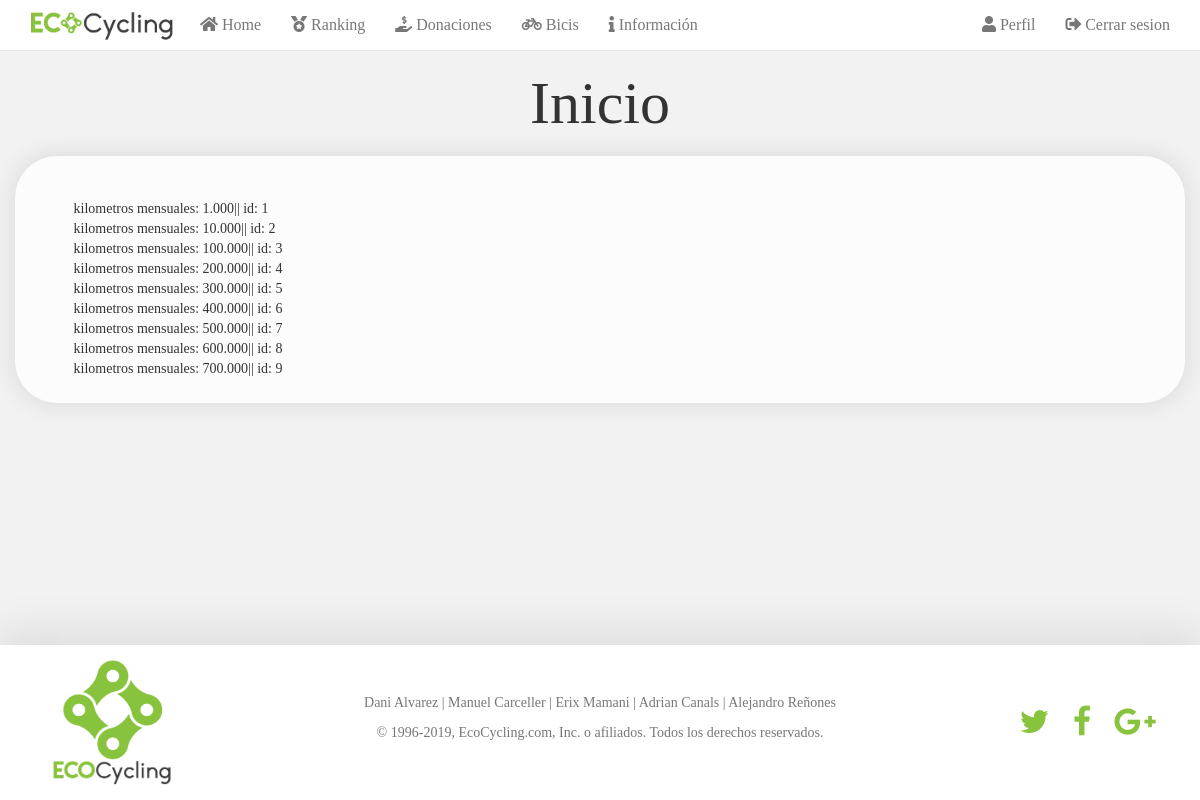
/PaginaWebPhp/consultas.php (signed in), run on the app's committed database.
### tables this page shows
CREATE TABLE IF NOT EXISTS `tbl_historial` (
	`historial_id`			int(11) 								NOT NULL	AUTO_INCREMENT	COMMENT 'pk_historial'	,
	`historial_fechaInicio`	decimal(11,1)							NOT NULL											,
	`historial_fechaFin`	decimal(11,1)							NOT NULL											,
	`historial_kilometros`	decimal(9,3)							NOT NULL											,
	`usuario_id`			int(11)									DEFAULT NULL				COMMENT 'fk_usuario'	,
	`bicicleta_id`			int(11)									DEFAULT NULL				COMMENT 'fk_bicicleta'	,
	PRIMARY KEY	`pk_historial_id`(`historial_id`)
);

### PaginaWebPhp/consultas.php (the view, shortened to what this page needs)
<?php include "assets/php/header.php" ?>
<section>
	<article class="container">
		<div class="row">
			<h1>Inicio</h1>
			<div class="col-md-12 info-container">
				<?php
					$fecha = new DateTime();
					$fecha->modify('last day of this month');
					$ultimoDia = strtotime($fecha->format('Y-m-d H:i:s'));
					$fecha->modify('first day of this month');
					$primerDia = strtotime($fecha->format('Y-m-d H:i:s'));
					$sql2 ="SELECT *, SUM(`tbl_historial`.`historial_kilometros`) AS 'kilometros_mensuales' FROM `tbl_usuario` INNER JOIN `tbl_historial` ON `tbl_usuario`.`usuario_id` = `tbl_historial`.`usuario_id` WHERE `tbl_historial`.`historial_fechaFin` >= $primerDia AND `tbl_historial`.`historial_fechaFin` <= $ultimoDia GROUP BY `tbl_usuario`.`usuario_id`";
					$consulta2=mysqli_query($link, $sql2);
					while ($array2 = mysqli_fetch_array($consulta2)) {
						$kilometros_mensuales = $array2['kilometros_mensuales'];
						$id = $array2['usuario_id'];
						echo "<br>kilometros mensuales: ".$kilometros_mensuales."|| id: ".$id;
					}
				?>
			</div>
		</div>
	</article>
</section>
<?php include "assets/php/footer.php" ?>

### PaginaWebPhp/assets/php/header.php (shortened to what this page needs)
<html>
	<head>
		<link rel="stylesheet" href="https://use.fontawesome.com/releases/v5.7.2/css/all.css">
		<link rel="stylesheet" href="http://cdnjs.cloudflare.com/ajax/libs/font-awesome/4.6.3/css/font-awesome.min.css">
		<link rel="stylesheet" href="https://maxcdn.bootstrapcdn.com/bootstrap/3.3.7/css/bootstrap.min.css">
		<link href="assets/css/estilos.css" rel="stylesheet" type="text/css"/>
		<link href="assets/css/navegador.css" rel="stylesheet" type="text/css"/>
		<link href="assets/css/footer.css" rel="stylesheet" type="text/css"/>
		<link href="assets/css/perfil.css" rel="stylesheet" type="text/css" >
		<link href="assets/css/home.css" rel="stylesheet" type="text/css" >
		<link href="assets/css/rankingStyle.css" rel="stylesheet" type="text/css"/>
		<link href="assets/css/map.css" rel="stylesheet" type="text/css"/>
		<link href='https://api.tiles.mapbox.com/mapbox-gl-js/v0.48.0/mapbox-gl.css' rel='stylesheet' />
		<link rel='stylesheet' href='https://api.mapbox.com/mapbox-gl-js/plugins/mapbox-gl-geocoder/v2.3.0/mapbox-gl-geocoder.css' type='text/css' />
	</head>
	<body>
		<header>
			<nav class="navbar navbar-default navbar-fixed-top">
				<div class="container">
					<div class="navbar-header" >
						<a class="navbar-brand" href=""><img class="navbar-img" src="assets/img/isologoHead.png"></a>
					</div>
					<div class="collapse navbar-collapse" id="myNavbar">
						<ul class="nav navbar-nav">
							<?php
								$ruta = pathinfo($_SERVER["REQUEST_URI"]);
							?>
							<li class="<?php echo ($ruta['filename'] == "home") ? "active" : ""; ?>"><a href="home.php"><i class="fas fa-home"></i> Home</a></li>
							<li class="<?php echo ($ruta['filename'] == "ranking") ? "active" : ""; ?>"><a href="ranking.php"><i class="fas fa-medal"></i> Ranking</a></li>
							<li class="<?php echo ($ruta['filename'] == "donations") ? "active" : ""; ?>"><a href="donations.php"><i class="fas fa-hand-holding-usd"></i> Donaciones</a></li>
							<li class="<?php echo ($ruta['filename'] == "map") ? "active" : ""; ?>"><a href="map.php"><i class="fas fa-bicycle"></i> Bicis</a></li>
							<li class="<?php echo ($ruta['filename'] == "info") ? "active" : ""; ?>"><a href="info.php"><i class="fas fa-info"></i> <span class="hide-size-tablet">Información</span><span class="show-size-tablet">P&R</span></a></li>
						</ul>
						<ul class="nav navbar-nav navbar-right">
							<li class="<?php echo ($ruta['filename'] == "perfil") ? "active" : ""; ?>" id="li-link-nombre-usuario"><?php echo "<a href=\"perfil.php?id=$_SESSION[ecocycling_user_id]\">"?><i class="fas fa-user"></i> <span class="hide-size-tablet">Perfil</span></a></li>
							<li><a href="logout.php"><i class="fas fa-sign-out-alt"></i> <span class="hide-size-tablet">Cerrar sesion</span></a></li>
						</ul>
					</div>
				</div>
			</nav>
		</header>

### PaginaWebPhp/assets/php/footer.php (shortened to what this page needs)
<footer class="footer">
			<div class="container">
				<div class="row text-center" id="rowFooter">
					<div class="col-md-2">
						<div class="col-md-12">
							<a href=""><img class="img-isotipo-footer rotar" src="assets/img/isotipoFooter.png" id="rotar"></a>
						</div>
						<div class="col-md-12">
							<a href=""><img class="img-logotipo-footer" src="assets/img/logotipoFooter.png"></a>
						</div>
					</div>
					<div class="col-md-8">
						<p class="text-muted">Dani Alvarez | Manuel Carceller | Erix Mamani | Adrian Canals | Alejandro Reñones</p>
						<p class="text-muted">© 1996-2019, EcoCycling.com, Inc. o afiliados. Todos los derechos reservados.</p>
					</div>
					<div class="col-md-2">
						<a href="#" class="a-icon-socialNetworks twitter"><i class="fa fa-twitter"></i></a>
						<a href="#" class="a-icon-socialNetworks facebook"><i class="fa fa-facebook"></i></a>
						<a href="#" class="a-icon-socialNetworks google"><i class="fa fa-google-plus"></i></a>
					</div>
				</div>
			</div>
		</footer>
	</body>
</html>

### PaginaWebPhp/assets/css/estilos.css (style rules this page uses)
html, body { font-family:"Biko_Regular" !important; background-color: #f2f2f2; }
section { margin-top: 50px; margin-bottom: 200px; text-align: justify; }
.info-container { background-color: #fcfcfc !important; width: 100% !important; padding: 2% 5%; -webkit-box-shadow: 0px 0px 23px 3px rgba(0,0,0,0.09); -moz-box-shadow: 0px 0px 23px 3px rgba(0,0,0,0.09); box-shadow: 0px 0px 23px 3px rgba(0,0,0,0.09); border-radius: 42px 42px 42px 42px; -moz-border-radius: 42px 42px 42px 42px; -webkit-border-radius: 42px 42px 42px 42px; border: 0px solid #000000; }
h1 { margin: 20px 0px; text-align: center; font-size: 60px !important; }
#li-link-nombre-usuario { max-width: 105px; overflow: hidden; white-space: nowrap; text-overflow: ellipsis; }

### PaginaWebPhp/assets/css/navegador.css (style rules this page uses)
.navbar-default { background-color: white; border-color: #e7e7e7; }
.navbar { font-size: 16px; transition: 0.2; }
.navbar-img { width: 150px; display: inline-flex !important; }
.navbar-brand { float: left; height: 50px; padding: 9px 10px; font-size: 18px; line-height: 20px; }

### PaginaWebPhp/assets/css/footer.css (style rules this page uses)
html { position: relative; min-height: 100%; }
body { margin-bottom: 60px; }
.footer { position: absolute; bottom: 0; width: 100%; background-color: white; box-shadow: rgba(0, 0, 0, 0.09) 0px -10px 41px 3px; padding: 15px; }
.footer > .container { padding-right: 15px; padding-left: 15px; }
.img-isotipo-footer { height: 100px; }
.img-logotipo-footer { height: 25px; }
.a-icon-socialNetworks { font-size: 32px; color: #88c33d; padding: 10px; transition: 0.2s; }
@media (min-width: 1000px) { #rowFooter { display: flex; align-items: center; } }

### PaginaWebPhp/assets/css/perfil.css (style rules this page uses)
.center-block, .text-center { float: none; }

### PaginaWebPhp/assets/css/rankingStyle.css (style rules this page uses)
body { font-size: 14px; }

### data on the page
tbl_historial: kilometros_mensuales "1.000", usuario "1"
tbl_historial: kilometros_mensuales "10.000", usuario "2"
tbl_historial: kilometros_mensuales "100.000", usuario "3"
tbl_historial: kilometros_mensuales "200.000", usuario "4"
tbl_historial: kilometros_mensuales "300.000", usuario "5"
tbl_historial: kilometros_mensuales "400.000", usuario "6"
tbl_historial: kilometros_mensuales "500.000", usuario "7"
tbl_historial: kilometros_mensuales "600.000", usuario "8"
tbl_historial: kilometros_mensuales "700.000", usuario "9"
